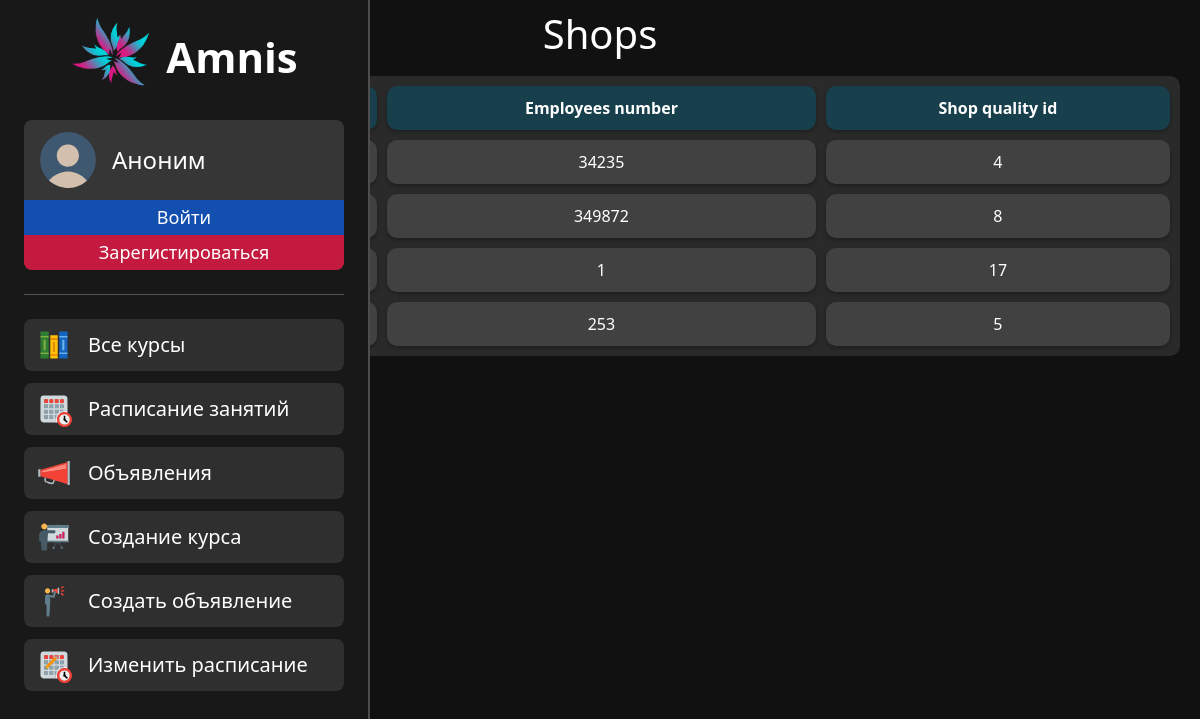
/table_show/1, run on an earlier commit of the app's database.
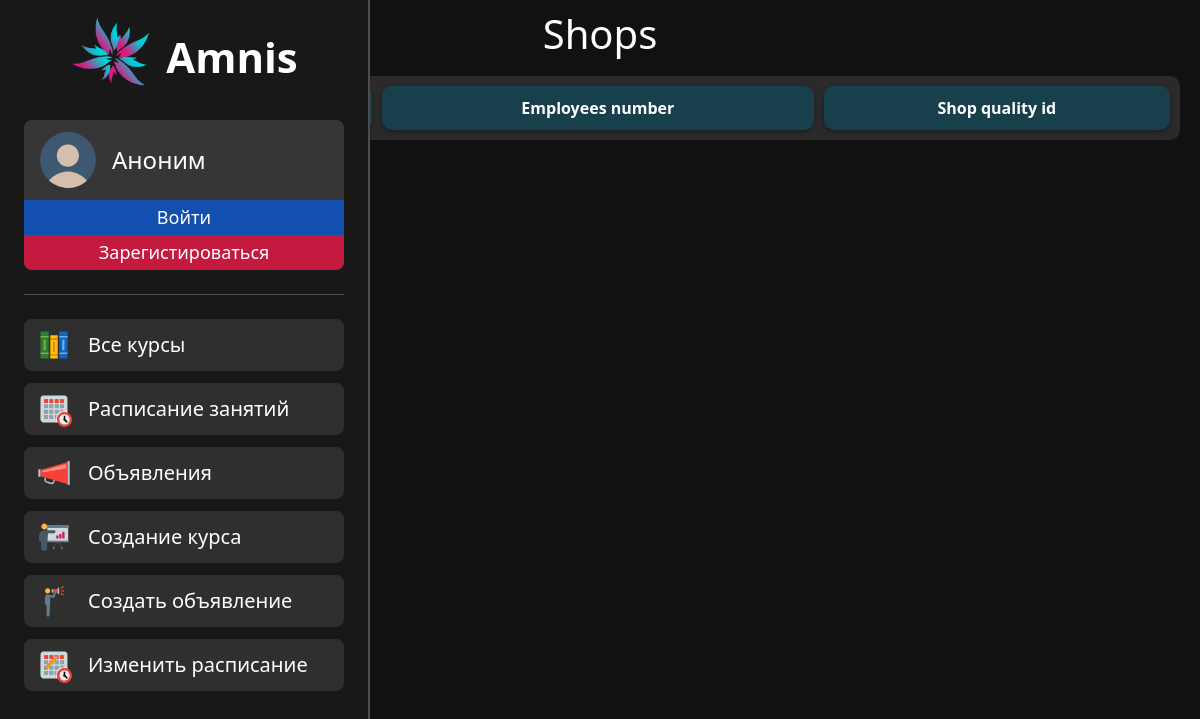
And on a later commit of the database.
### main/models.py (models this page shows, shortened)
class ShopQuality(models.Model):
    cleanliness = models.IntegerField('Cleanliness')
    staff_courtesy = models.IntegerField('Staff courtesy')
    products_quality = models.IntegerField('Products quality')
    title = "Shops quality"
    names = ["Index", "Cleanliness", "Staff courtesy", "Products quality"]
    def __str__(self):
        return str(self.id)
    class Meta:
        verbose_name = "ShopQuality"
        verbose_name_plural = "ShopsQualities"

### main/views.py (the view)
# urls.py: path('table_show/<int:tk>', views.table_view, name='table_show'),
def table_view(request, tk):
    table = []
    existing_models = [ShopQuality, Shop, Director, Firm, Product, Check]
    current_model = existing_models[tk]
    role = get_role(request.user)
    ava = get_ava(request.user)
    if tk in locked_tables and (role != "Director"):
        return redirect('/introduce')
    for row in current_model.objects.all():
        table.append(row.get_dict())
    return render(request, "main/index.html", {
        'names': current_model.names,
        'table': table,
        'table_id': tk,
        'title': current_model.title,
        'user': request.user,
        'role': role, 'ava': ava})

### main/models.py (called while the page is built)
    def get_dict(self):
        return {'id': self.id, 0: self.name, 1: self.employees_number, 2: self.shop_quality_id}

### main/views.py (called while the page is built, shortened)
def get_role(user):
    template = ""
    return template

def get_ava(user):
    if user.is_authenticated:
        profiles_ava = ProfileInfo.objects.filter(name=user).get().avatar
        return profiles_ava
    else:
        return ""

### main/templates/main/index.html (shortened to what this page needs)
{% load static %}
<!doctype html>
<html lang="en">
<head>
    <link rel="stylesheet" href="https://cdn.jsdelivr.net/npm/bootstrap@5.2.3/dist/css/bootstrap.min.css">
    <link rel="stylesheet" href="https://cdn.jsdelivr.net/npm/bootstrap-icons@1.10.2/font/bootstrap-icons.css">
    <link rel="stylesheet" href="{% static 'main/css/common.css'%}">
    <link rel="stylesheet" href="{% static 'main/css/table_show.css'%}">
</head>
<body>
    {% include 'main/navigation.html' %}
    <div class="data_table_container">
        <div class="table_title_container">
            <h1 class = table_title>{{ title }}</h1>
        </div>
        <table class="data_table">
            <tr>
                {% for name in names %}
                <th class="table_head">{{name}}</th>
                {% endfor %}
            </tr>
            {% for row in table %}
            <tr>
                {% for key, value in row.items %}
                <td class="table_data">{{value}}</td>
                {% endfor %}
            </tr>
            {% endfor %}
        </table>
    </div>
</body>
</html>

What changed in the data, as far as the page shows it:
removed ShopQuality: row "34235", id "4"
removed ShopQuality: row "349872", id "8"
removed ShopQuality: row "1", id "17"
removed ShopQuality: row "253", id "5"
